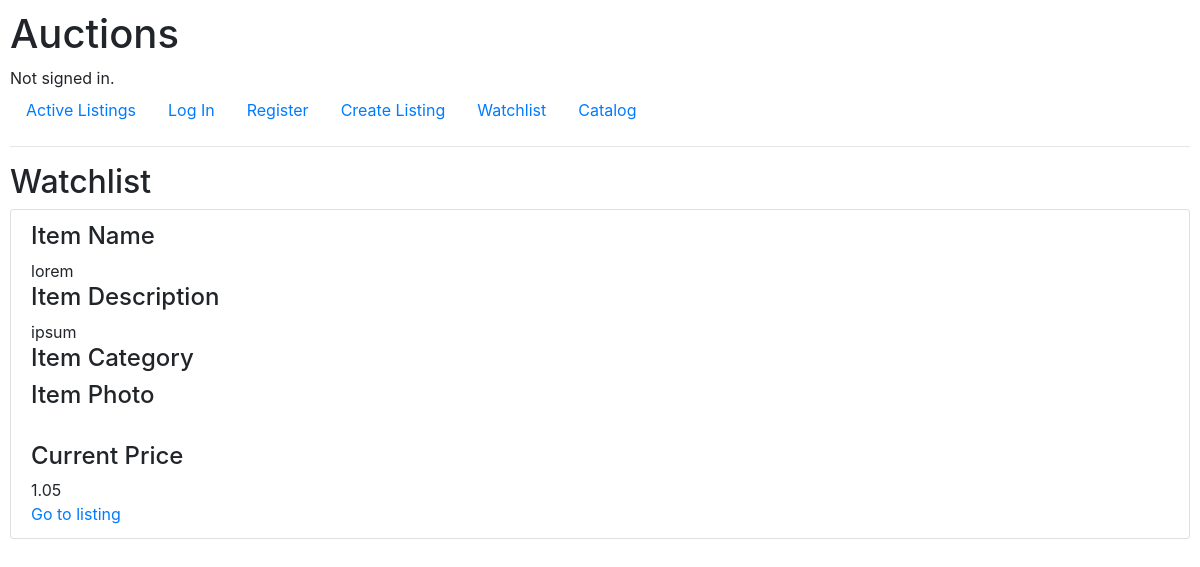
/watchlist, run on an earlier commit of the app's database.
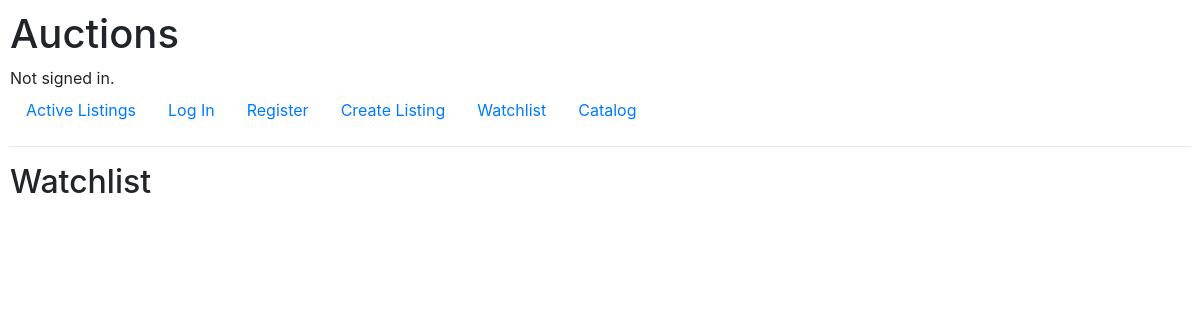
And on a later commit of the database.
### auctions/models.py (models this page shows, shortened)
class Watchlist(models.Model):
    item = models.ForeignKey(Listing, on_delete=models.CASCADE, related_name="watchlist_item_name")
    user = models.ForeignKey(settings.AUTH_USER_MODEL, on_delete=models.CASCADE)

class Listing(models.Model):
    item_name = models.CharField(max_length=100)
    item_description = models.TextField()
    item_category = models.CharField(max_length=100, default="None")
    item_photo = models.CharField(max_length=100, blank=True)
    starting_price = models.FloatField()
    closed = models.BooleanField(default=False)
    listing_user = models.ForeignKey(settings.AUTH_USER_MODEL, on_delete=models.CASCADE)

class Bid(models.Model):
    current_amount = models.FloatField(default=0)
    item = models.ForeignKey(Listing, on_delete=models.CASCADE, related_name="bidding_item_name")
    bidding_user = models.ForeignKey(settings.AUTH_USER_MODEL, on_delete=models.CASCADE)
    class Meta:
        ordering=["-current_amount"]

### auctions/views.py (the view)
# urls.py: path("watchlist", views.watchlist, name="watchlist"),
def watchlist(request):
    listing_set = []
    listings = Watchlist.objects.all()
    for listing in listings:
        try:
            listing_set.append([listing, Bid.objects.filter(pk=listing.item.id).order_by('-current_amount').first()])
        except:
            listing_set.append([listing, None])
    return render(request, "auctions/watchlist.html", {
        "listing_set": listing_set
    })

### auctions/templates/auctions/watchlist.html (shortened to what this page needs)
{% extends "auctions/layout.html" %}
{% block body %}
    <h2>Watchlist</h2>
    <ul class="list-group">
    {% for listing in listing_set %}
        <li class="list-group-item">
            <div>
                <h4>
                    Item Name
                </h4>
                {{ listing.0.item.item_name }}
            </div>
            <div>
                <h4>
                    Item Description
                </h4>
                {{ listing.0.item.item_description }}
            </div>
            <div>
                <h4>
                    Item Category
                </h4>
            </div>
            <div>
                <h4>
                    Item Photo
                </h4>
            </div>
            <div>
                <h4>
                    Current Price
                </h4>
                {% if listing.1 == None %}
                {{ listing.0.item.starting_price }}
                {% else %}
                {{ listing.1.current_amount }}
                {% endif %}
            </div>
            <div>
                <a href="{% url 'listing' id=listing.0.id %}">Go to listing</a>
            </div>
        </li>
    {% endfor %}
    </ul>
{% endblock %}

What changed in the data, as far as the page shows it:
removed Watchlist: item.item_name "lorem", item.item_description "ipsum", current_amount "1.05"
